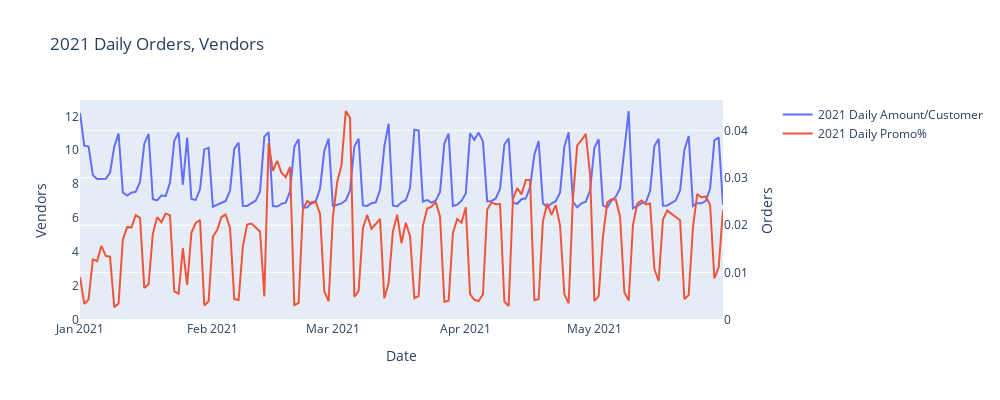

The code cell stored with this chart in its notebook:
### Code cell
fig = make_subplots(specs=[[{"secondary_y": True}]])

fig.add_trace(go.Scatter(x=sales_df_daily['trans_date'], y=sales_df_daily['amount/customers'], name="2021 Daily Amount/Customer")) 
fig.add_trace(go.Scatter(x=sales_df_daily['trans_date'], y=sales_df_daily['promo/orders'], 
                         name="2021 Daily Promo%"),secondary_y=True)    

fig.update_layout(title_text=f"2021 Daily Orders, Vendors", width=1000, height=400, yaxis_showgrid=False)
fig.update_xaxes(title_text="Date", showgrid=False)
fig.update_yaxes(title_text="Vendors", secondary_y=False, rangemode="tozero")
fig.update_yaxes(title_text="Orders", secondary_y=True, rangemode="tozero")

fig.show()

### Figure 1 — Plotly figure (JSON) as saved in the notebook; plotly's stock layout.template omitted (floating-point values rounded to 4 significant figures; data arrays with more than 128 entries replaced by an {"elided": "..."} marker saying what was removed)
{"data": [{"name": "2021 Daily Amount/Customer", "type": "scatter", "x": {"elided": "151 str values"}, "y": {"elided": "151 float values"}}, {"name": "2021 Daily Promo%", "type": "scatter", "x": {"elided": "151 str values"}, "xaxis": "x", "y": {"elided": "151 float values"}, "yaxis": "y2"}], "layout": {"height": 400, "title": {"text": "2021 Daily Orders, Vendors"}, "width": 1000, "xaxis": {"anchor": "y", "domain": [0, 0.94], "showgrid": false, "title": {"text": "Date"}}, "yaxis": {"anchor": "x", "domain": [0, 1], "rangemode": "tozero", "showgrid": false, "title": {"text": "Vendors"}}, "yaxis2": {"anchor": "x", "overlaying": "y", "rangemode": "tozero", "side": "right", "title": {"text": "Orders"}}}}
